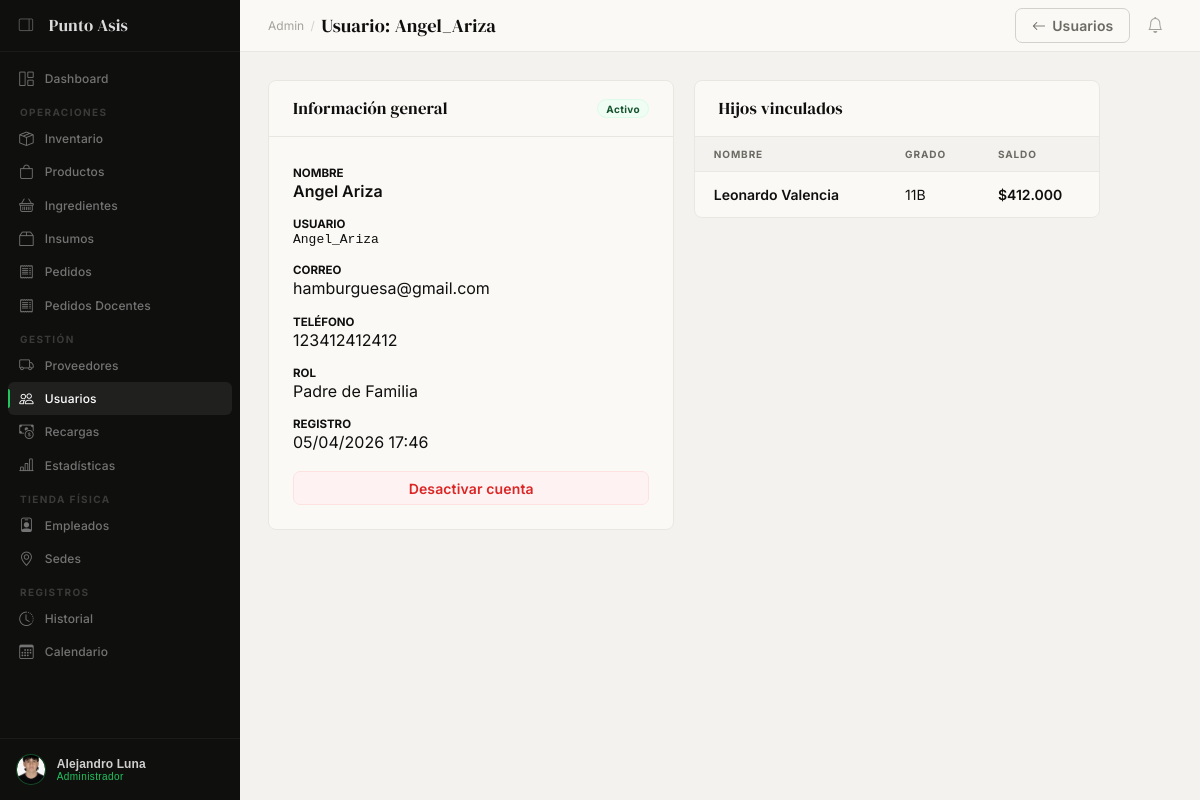
Before: /admin-panel/usuarios/2/ (signed in) with the older database file.
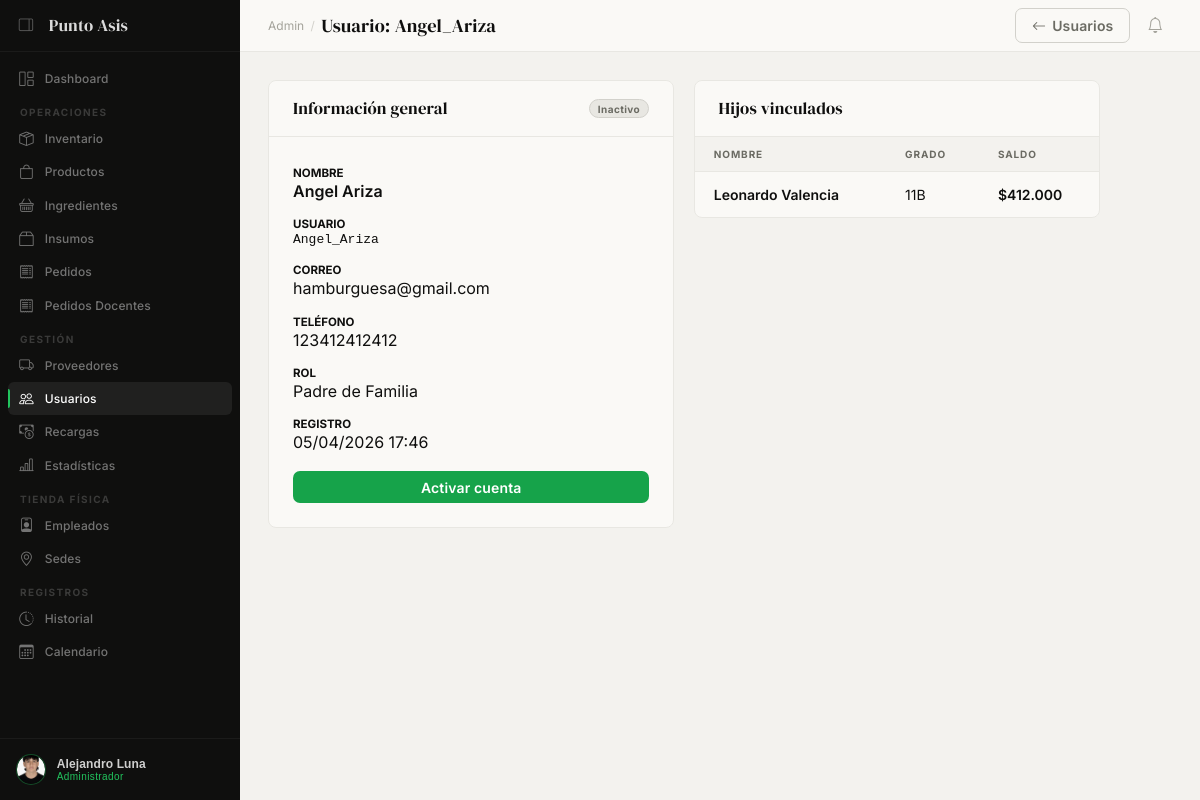
After: the same page with the newer database file.
### app_admin/views.py (the view)
    @login_required(login_url='/login/')
    def wrapper(request, *args, **kwargs):
        try:
            if request.user.perfil.rol != 'admin':
                messages.error(request, 'No tienes permisos de administrador.')
                return redirect('authentication:login')
        except Perfil.DoesNotExist:
            return redirect('authentication:login')
        return view_func(request, *args, **kwargs)

### app_admin/models.py (called while the page is built)
    @property
    def stock_real(self):
        total = self.lotes.filter(
            cantidad_base__gt=0,
            fecha_vencimiento__gte=datetime.date.today()
        ).aggregate(total=models.Sum('cantidad_base'))['total']
        return round(float(total or 0), 3)

    @property
    def stock_bajo(self):
        return 0 < self.stock_real <= float(self.stock_minimo)

### app_admin/templatetags/filtros.py (called while the page is built)
@register.filter(name='miles')
def miles(value):
    try:
        value = float(value)
        return '{:,.0f}'.format(value).replace(',', '.')
    except (ValueError, TypeError):
        return value

### app_admin/views.py (called while the page is built)
def admin_required(view_func):
    @login_required(login_url='/login/')
    def wrapper(request, *args, **kwargs):
        try:
            if request.user.perfil.rol != 'admin':
                messages.error(request, 'No tienes permisos de administrador.')
                return redirect('authentication:login')
        except Perfil.DoesNotExist:
            return redirect('authentication:login')
        return view_func(request, *args, **kwargs)
    wrapper.__name__ = view_func.__name__
    return wrapper

### app_admin/templates/app_admin/usuario_detalle.html (shortened to what the changed rows need)
{% extends 'app_admin/base_admin.html' %}
{% load filtros %}
{% block content %}
<div class="grid-2" style="max-width:52rem;gap:1.2rem;align-items:start;">
  <div class="card">
    <div class="card-head">
      <span class="card-title">Información general</span>
      <span class="badge {% if perfil.activo %}badge-activo{% else %}badge-inactivo{% endif %}">
        {% if perfil.activo %}Activo{% else %}Inactivo{% endif %}
      </span>
    </div>
    <div class="card-body" style="display:flex;flex-direction:column;gap:0.7rem;">
      {% if perfil.rol != 'admin' %}
      <form method="post" action="{% url 'app_admin:usuario_toggle' perfil.pk %}" style="margin-top:0.5rem;">
        <button type="submit" class="btn btn-full {% if perfil.activo %}btn-danger{% else %}btn-primary{% endif %}">
          {% if perfil.activo %}Desactivar cuenta{% else %}Activar cuenta{% endif %}
        </button>
      </form>
      {% endif %}
    </div>
  </div>
  {% if perfil.rol == 'estudiante' and estudiante %}
  <div class="card">
    <div class="card-head"><span class="card-title">Datos del estudiante</span></div>
    <div class="card-body" style="display:flex;flex-direction:column;gap:0.7rem;">
      <div><span style="font-size:0.72rem;color:var(--gray-400);text-transform:uppercase;font-weight:700;">Grado</span><div style="font-weight:600;">{{ estudiante.grado }}</div></div>
      <div><span style="font-size:0.72rem;color:var(--gray-400);text-transform:uppercase;font-weight:700;">Código</span><div style="font-family:monospace;">{{ estudiante.codigo }}</div></div>
      <div><span style="font-size:0.72rem;color:var(--gray-400);text-transform:uppercase;font-weight:700;">Saldo</span><div style="font-family:var(--serif);font-size:1.3rem;color:var(--green-mid);">${{ estudiante.saldo|miles }}</div></div>
      {% if estudiante.padre %}
      <div><span style="font-size:0.72rem;color:var(--gray-400);text-transform:uppercase;font-weight:700;">Padre vinculado</span><div>{{ estudiante.padre.perfil.user.get_full_name }}</div></div>
      {% endif %}
    </div>
  </div>
  {% if pedidos %}
  <div class="card" style="grid-column:1/-1;">
    <div class="card-head"><span class="card-title">Últimos pedidos</span></div>
    <table class="tbl">
      <thead><tr><th>Ticket</th><th>Total</th><th>Estado</th><th>Fecha</th></tr></thead>
      <tbody>
      {% for p in pedidos %}
      <tr>
        <td><span style="font-family:monospace;color:var(--green-mid);font-weight:700;">{{ p.ticket }}</span></td>
        <td style="font-weight:600;">${{ p.total|miles }}</td>
        <td><span class="badge badge-{{ p.estado }}">{{ p.get_estado_display }}</span></td>
        <td style="font-size:0.8rem;color:var(--gray-400);">{{ p.fecha_pedido|date:"d/m/Y H:i" }}</td>
      </tr>
      {% endfor %}
      </tbody>
    </table>
  </div>
  {% endif %}
  {% elif perfil.rol == 'padre' and padre %}
  <div class="card">
    {% if hijos %}
    <table class="tbl">
      <thead><tr><th>Nombre</th><th>Grado</th><th>Saldo</th></tr></thead>
    </table>
    {% else %}
    <div class="empty-state"><i class="bi bi-person-plus" style="font-size:2.5rem;color:var(--gray-200);display:block;margin-bottom:0.5rem;"></i><p>Sin hijos vinculados aún.</p></div>
    {% endif %}
  </div>
  {% endif %}
</div>
{% endblock %}

Changed rows visible on the page:
changed Perfil "Padre de Familia": activo True → False (drawn)
Other visible differences:
text no longer shown: "Activo Desactivar cuenta"
text now shown: "Inactivo Activar cuenta"
